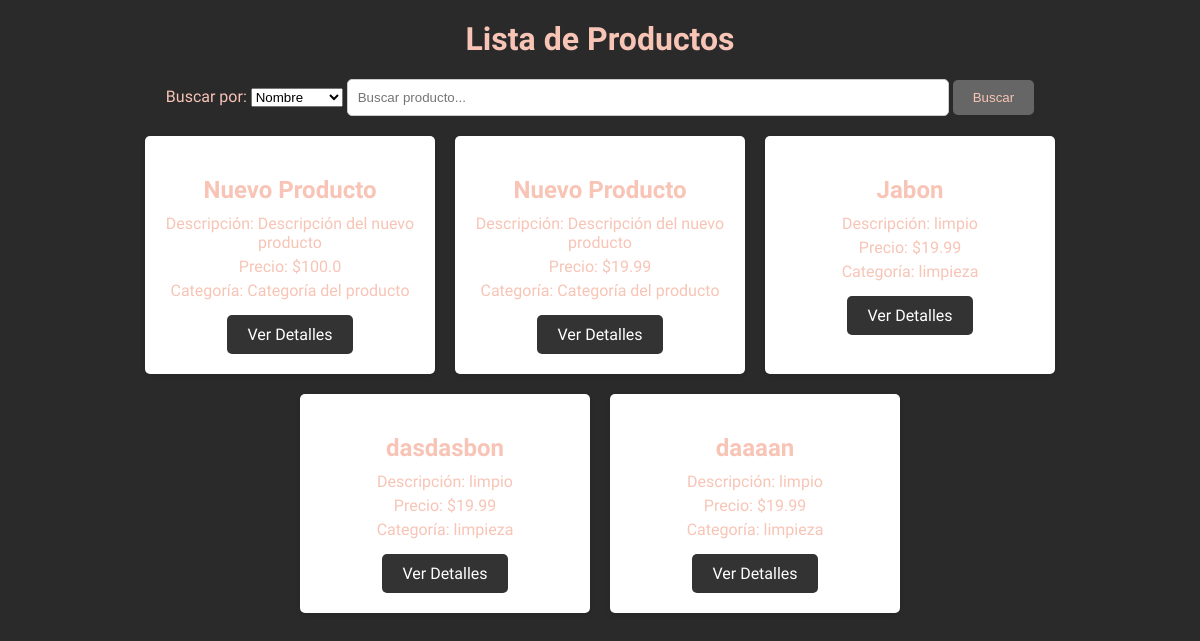
Page /products on the committed database.
### product.py (models this page shows, shortened)
class Product(db.Model):
    __tablename__ = 'products'  # Nombre de la tabla en la base de datos
    id = db.Column(db.Integer, primary_key=True)  # ID del producto, clave primaria
    name = db.Column(db.String(100), nullable=False)  # Nombre del producto, obligatorio
    description = db.Column(db.String(255), nullable=True)  # Descripción del producto, opcional
    price = db.Column(db.Float, nullable=False)  # Precio del producto, obligatorio
    stock = db.Column(db.Integer, nullable=False, default=0)  # Cantidad en stock del producto
    image = db.Column(db.String(255), nullable=True)  # Imagen del producto, opcional
    category = db.Column(db.String(50), nullable=False)  # Categoría del producto

### product_controller.py (the view)
    @app.route('/products', methods=['GET'])
    def show_products():
        products = ProductRepository.get_all_products()  # Obtén todos los productos
        return render_template('products.html', products=products)  # Renderiza la plantilla con los productos

### product_repository.py (called while the page is built)
    @staticmethod
    def get_all_products():
        return Product.query.all()  # Obtenemos todos los productos

### templates/products.html (shortened to what this page needs)
<!DOCTYPE html>
<html lang="es">
<head>
    <link rel="stylesheet" href="{{ url_for('static', filename='style.css') }}">
    <link rel="stylesheet" href="/static/css/dark-mode.css">
</head>
<body>
    <h1>Lista de Productos</h1>
    <form method="GET" action="/products/search">
        <label for="field_name">Buscar por:</label>
        <select name="field_name" id="field_name">
            <option value="name">Nombre</option>
        </select>
        <input type="text" name="value" placeholder="Buscar producto...">
        <button type="submit">Buscar</button>
    </form>
    <div class="products-container">
        {% for product in products %}
            <div class="product-card">
                <h2>{{ product.name }}</h2>
                <p>Descripción: {{ product.description }}</p>
                <p>Precio: ${{ product.price }}</p>
                <p>Categoría: {{ product.category }}</p>
                <a href="/products/{{ product.id }}">Ver Detalles</a>
            </div>
        {% endfor %}
    </div>
</body>
</html>

### static/css/style.css (style rules this page uses)
body { font-family: 'Arial', sans-serif; margin: 0; padding: 0; background-color: #f4f4f4; }
h1 { text-align: center; margin-top: 20px; }
form { text-align: center; margin: 20px; }
input[type="text"] { padding: 10px; width: 50%; border-radius: 5px; border: 1px solid #ccc; }
button { padding: 10px 20px; background-color: #333; color: white; border: none; border-radius: 5px; cursor: pointer; }
.products-container { display: flex; flex-wrap: wrap; justify-content: center; gap: 20px; margin: 20px; }
.product-card { background-color: white; padding: 20px; border-radius: 5px; box-shadow: 0 2px 5px rgba(0, 0, 0, 0.1); width: 250px; text-align: center; }
.product-card h2 { font-size: 1.5em; margin-bottom: 10px; }
.product-card p { margin: 5px 0; }
.product-card a { display: inline-block; margin-top: 10px; padding: 10px 20px; background-color: #333; color: white; text-decoration: none; border-radius: 5px; }

### static/css/dark-mode.css (style rules this page uses)
body { background-color: #2a2a2a; color: #f7c4b6; font-family: 'Quicksand', sans-serif; }
a { color: #f7c4b6; }
button { background-color: #666666; color: #f7c4b6; border: none; padding: 10px 20px; cursor: pointer; }

### rows in the picture
Product: name "Nuevo Producto", description "Descripción del nuevo producto", price "100.0", category "Categoría del producto"
Product: name "Nuevo Producto", description "Descripción del nuevo producto", price "19.99", category "Categoría del producto"
Product: name "Jabon", description "limpio", price "19.99", category "limpieza"
Product: name "dasdasbon", description "limpio", price "19.99", category "limpieza"
Product: name "daaaan", description "limpio", price "19.99", category "limpieza"
